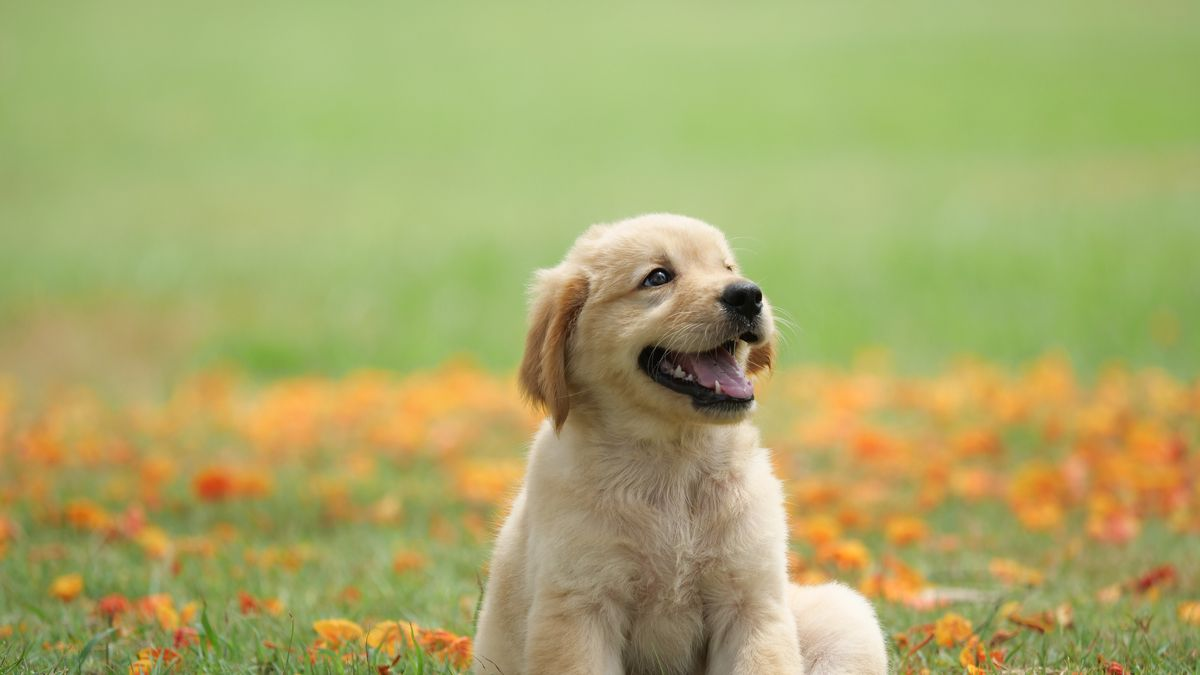
#> input picture assets/dog.jpg, 1200 x 675 px
$ python main.py
#> lines starting #> are read from the running program, lines starting #| are printed output that depends on the picture
import cv2
import numpy as np
from matplotlib import pyplot as plt

image = cv2.imread('assets/dog.jpg')
#> image is the input picture: shape (675, 1200, 3); mean B, G, R 105.2, 169.4, 168.5

kernel = np.array(
    [[-1, 0, 1],
     [-2, 0, 2],
     [-1, 0, 1]]
)

result = cv2.filter2D(image, -1, kernel)
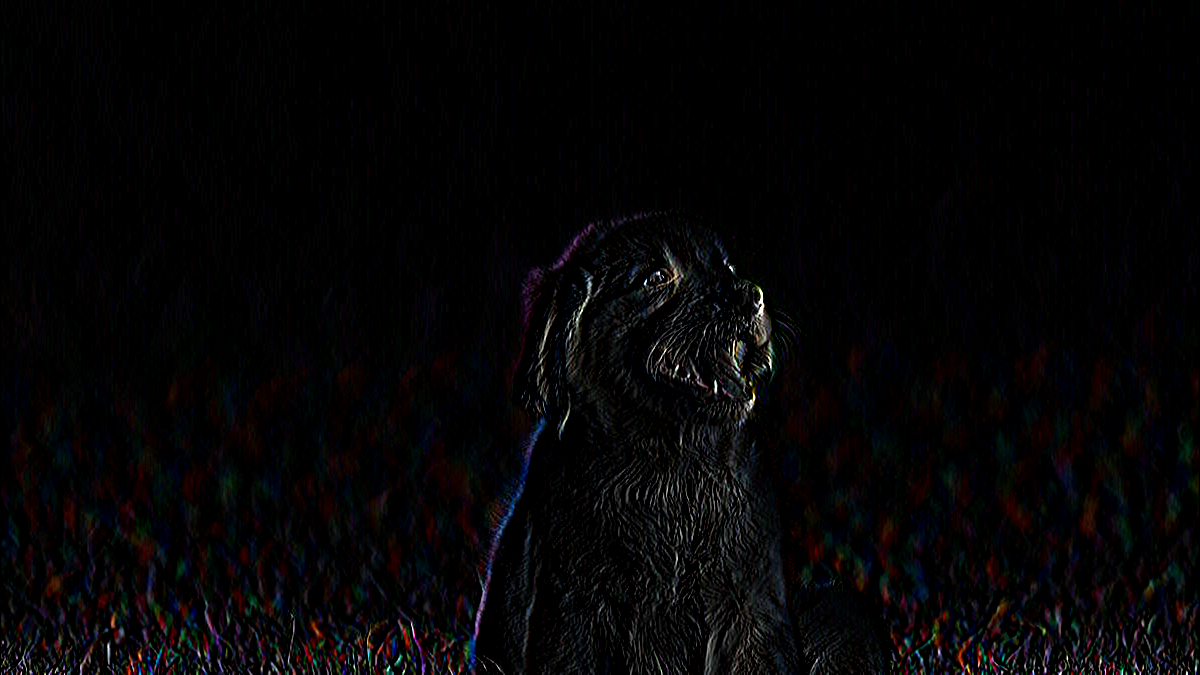
#> result: shape (675, 1200, 3); mean B, G, R 5.3, 4.5, 5.2

plt.imshow(result, cmap='gray')
plt.show()
